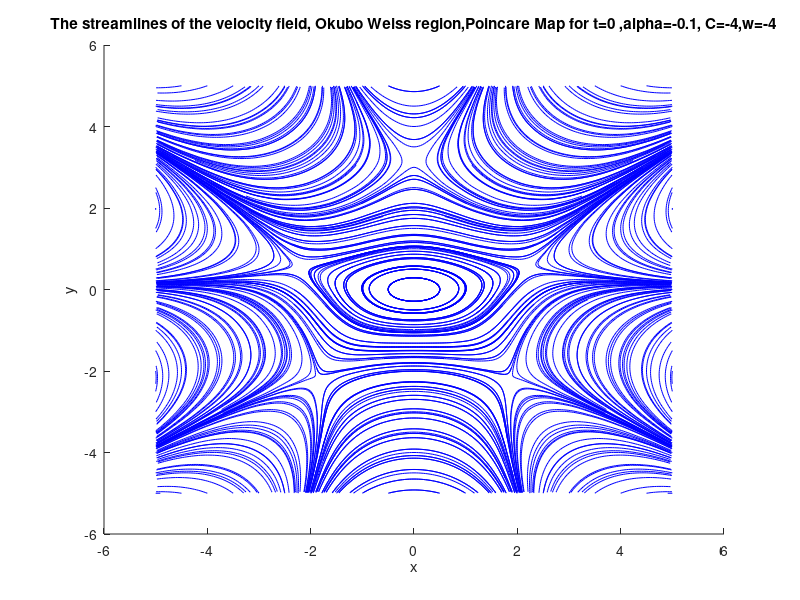

The MATLAB script that drew this image: (Note: this script raises an error after producing the figure.)

%% code for the instanteous streamlines at time t=0 
alpha=-0.1;
title('The streamlines of the velocity field, Okubo Weiss region,Poincare Map for t=0 ,alpha=-0.1, C=-4,w=-4')
xspan = -5:0.5:5; yspan = -5:0.5:5;
[x,y] = meshgrid(xspan,yspan);
startx=x;
starty=y;

u1=3*y+alpha*(x.^4-6*(x.^2).*(y.^2)+y.^4);
v=-1*x+alpha*(-4*y.*x.^3+4*x.*y.^3);
streamline(x,y,u1,v,startx,starty,[0.09,100])
hold on

u2=-3*y-alpha*(x.^4-6*(x.^2).*(y.^2)+y.^4);
v2=1*x-alpha*(-4*y.*x.^3+4*x.*y.^3);
startx=-x;
starty=-y;
streamline(x,y,u2,v2,startx,starty,[0.09,100])
hold on 

xlabel('x')
ylabel('y')
% code for okubo Weiss region 

r = -15:0.05:15;  %Okubo Weiss elliptic criterion for t=0
[x,y] = meshgrid(r,r);

condition=Q(x,y)<0;
condition = double(condition); % convert to double for plotting
condition(condition == 0) = NaN; %set the 0s to NaN so they are not plotted
surf(x,y,condition,'FaceAlpha',0.5,'EdgeColor','none','FaceColor','y')
view(0,90)
hold on 


function dxdt=integrator(t,x)
    N=numel(x)/2;

    alpha=-0.1;
    dxdt=zeros(2*N,1);
    xf=x(1:N,1);
    yf=x(N+1:2*N,1);
    
    dx1 = sin(4*t).*xf+(cos(4*t)+2).*yf+alpha*(xf.^4-6*(xf.^2).*(yf.^2)+yf.^4);
    dx2 = (cos(4*t)-2).*xf-sin(4*t).*yf+alpha*(-4*yf.*xf.^3+4*xf.*yf.^3);
    
    dx1(xf>150 | xf<-150 | yf>150 | yf<-150)=0;
    dx2(xf>150 | xf<-150 | yf>150 | yf<-150)=0;
    
    dxdt(1:N,1) = dx1;
    dxdt(N+1:2*N,1) = dx2;
    

 end
 function Q=Q(x,y)
alpha=-0.1;
a=4*alpha*(x.^3)-12*alpha*x.*(y.^2);
b=-1-12*alpha*(x.^2).*y+4*alpha*y.^3;
c=3-12*alpha*y.*x.^2+4*alpha*y.^3;
Q=a.^2+b.*c
 end
 

